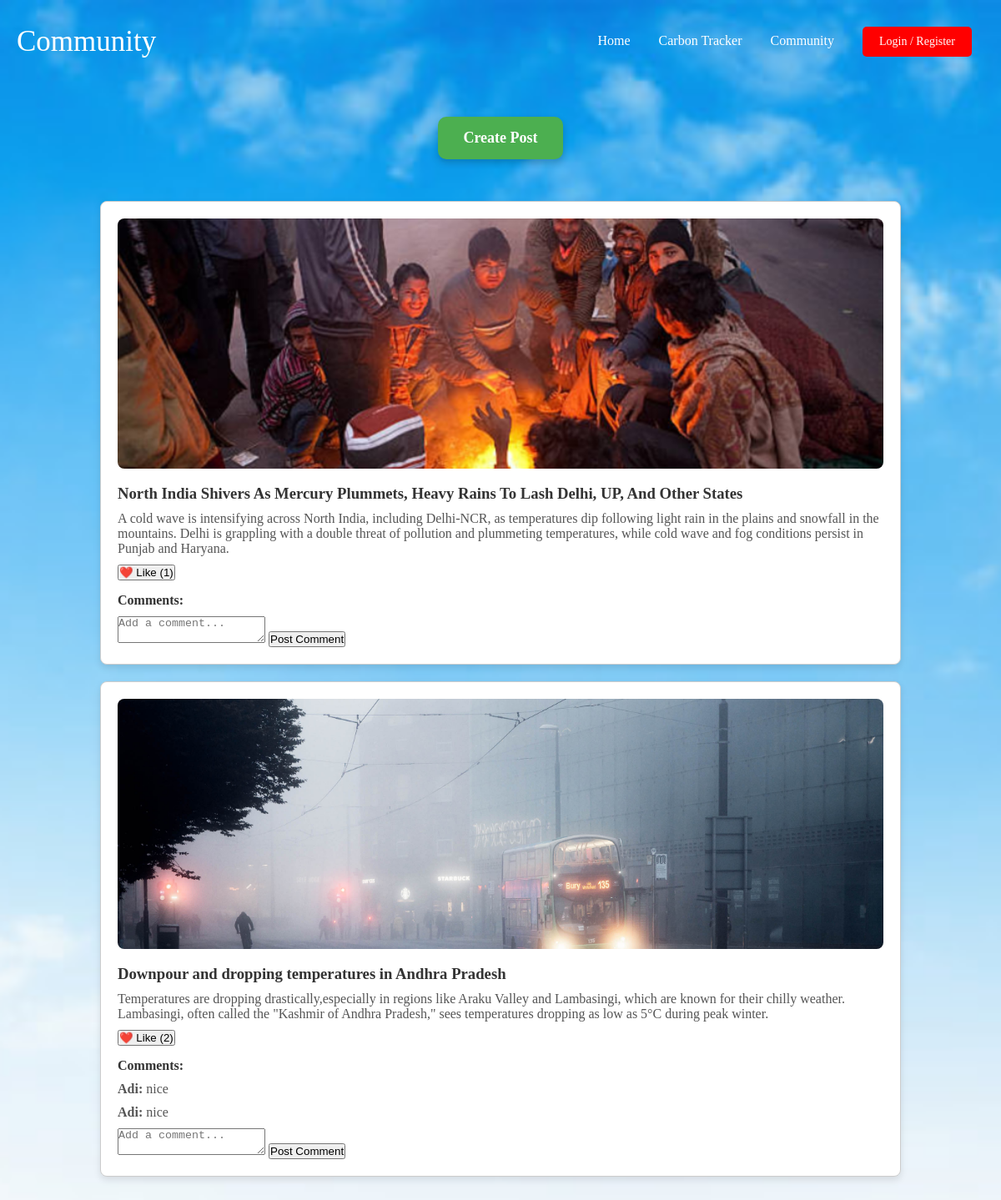
The app's page /community with its own data.
### app.py (models this page shows, shortened)
class Post(db.Model):
    id = db.Column(db.Integer, primary_key=True)
    title = db.Column(db.String(100), nullable=False)
    content = db.Column(db.Text, nullable=False)
    timestamp = db.Column(db.DateTime, default=datetime.utcnow)
    user_id = db.Column(db.Integer, db.ForeignKey('user.id'), nullable=False)
    comments = db.relationship('Comment', backref='post', lazy=True)
    image = db.Column(db.String(100), nullable=True)
    likes = db.Column(db.Integer, default=0)

class Comment(db.Model):
    id = db.Column(db.Integer, primary_key=True)
    content = db.Column(db.Text, nullable=False)
    timestamp = db.Column(db.DateTime, default=datetime.utcnow)
    post_id = db.Column(db.Integer, db.ForeignKey('post.id'), nullable=False)
    user_id = db.Column(db.Integer, db.ForeignKey('user.id'), nullable=False)

### app.py (the view)
@app.route('/community')
def community():
    posts = Post.query.order_by(Post.timestamp.desc()).all()
    return render_template('posts.html', posts=posts)

### templates/posts.html (shortened to what this page needs)
<!DOCTYPE html>
<html>
<head>
</head>
<body>
    <div class="navbar">
        <div class="left">Community</div>
        <div class="right">
            <a href="/">Home</a>
            <a href="/carbontracker">Carbon Tracker</a>
            <a href="/community">Community</a>
            {% if session.get('logged_in') %}
            <a href="/logout" style="display: inline-block;
            padding: 10px 20px;
            background-color: red;
            color: white;
            text-decoration: none;
            border-radius: 5px;
            font-size: 14px;
            text-align: center;">Logout</a>
            {% else %}
            <a href="/login/" style="display: inline-block;
            padding: 10px 20px;
            background-color: red;
            color: white;
            text-decoration: none;
            border-radius: 5px;
            font-size: 14px;
            text-align: center;">Login / Register</a>
            {% endif %}
        </div>
    </div>
    <div class="create-post-container">
        <a href="/createpost" class="create-post-btn">Create Post</a>
    </div>
    <div class="posts-container">
        {% for post in posts %}
        <div class="post-card">
            <img src="{{ post.image }}" alt="Post Image">
            <h3>{{ post.title }}</h3>
            <p>{{ post.content }}</p>
            <div class="post-actions">
                <form action="{{ url_for('like_post', post_id=post.id) }}" method="POST">
                    <button type="submit">❤️ Like ({{ post.likes }})</button>
                </form>
            </div>
            <div class="post-comments">
                <h4>Comments:</h4>
                {% for comment in post.comments %}
                <p><strong>{{ comment.user_id }}:</strong> {{ comment.content }}</p>
                {% endfor %}
                <form action="{{ url_for('submit_comment', post_id=post.id) }}" method="POST" class="comment-form">
                    <textarea name="comment_text" placeholder="Add a comment..." required class="comment-textarea"></textarea>
                    <button type="submit" class="submit-btn">Post Comment</button>
                </form>
            </div>
        </div>
        {% endfor %}
    </div>
</body>
</html>

### templates/posts.html (style rules this page uses)
* { margin: 0; padding: 0; box-sizing: border-box; }
body { background-image: url('/static/images/sky.jpg'); background-size: cover; background-position: center center; background-attachment: fixed; min-height: 100vh; display: flex; flex-direction: column; align-items: center; overflow-x: hidden; }
.navbar { display: flex; justify-content: space-between; align-items: center; background: transparent; height: 100px; padding: 10px 20px; margin-bottom: 40px; color: white; width: 100%; }
.navbar .left { font-size: 35px; }
.navbar .right a { color: white; text-decoration: none; margin: 0 15px; font-size: 16px; }
.create-post-container { text-align: center; margin-bottom: 30px; }
.create-post-btn { display: inline-block; padding: 15px 30px; background-color: #4CAF50; color: white; text-decoration: none; font-size: 18px; font-weight: bold; border-radius: 10px; box-shadow: 0 4px 8px rgba(0, 0, 0, 0.2); transition: background-color 0.3s, transform 0.2s; }
.posts-container { width: 80%; margin: 20px auto; }
.post-card { background-color: white; border: 1px solid #ccc; border-radius: 8px; margin-bottom: 20px; padding: 20px; box-shadow: 0 4px 8px rgba(0, 0, 0, 0.1); }
.post-card img { width: 100%; max-height: 300px; object-fit: cover; border-radius: 8px; margin-bottom: 15px; }
.post-card h3 { margin-bottom: 10px; color: #333; }
.post-card p { color: #555; margin-bottom: 10px; }
.post-actions { display: flex; justify-content: space-between; align-items: center; margin-top: 10px; }
.post-comments { margin-top: 15px; }
.post-comments h4 { margin-bottom: 10px; color: #333; }

### records on screen
Post: shows a picture, title "North India Shivers As Mercury Plummets, Heavy Rains To Lash Delhi, UP, And Other States", content "A cold wave is intensifying across North India, including Delhi-NCR, as temperatures dip following light rain in the plains and snowfall in the mountains. Delhi is grappling with a double threat of pollution and plummeting temperatures, while cold wave and fog conditions persist in Punjab and Haryana.", likes "1"
Post: shows a picture, title "Downpour and dropping temperatures in Andhra Pradesh", content "Temperatures are dropping drastically,especially in regions like Araku Valley and Lambasingi, which are known for their chilly weather. Lambasingi, often called the \"Kashmir of Andhra Pradesh,\" sees temperatures dropping as low as 5°C during peak winter.", likes "2"
Comment: user_id "Adi", content "nice"
Comment: user_id "Adi", content "nice"
